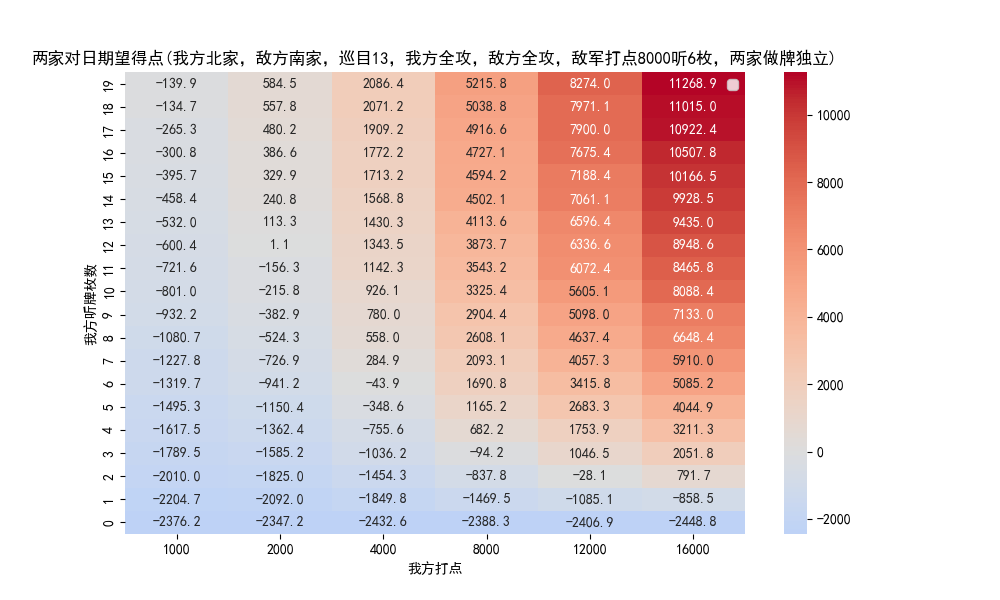

This chart was generated by the following Python code:
import argparse
import matplotlib.pyplot as plt
import os
import pandas as pd
import random
import seaborn as sns
import utils


SIM_NAME, _ = os.path.splitext(os.path.basename(__file__))
DATA_SET_NAME = f'{SIM_NAME}.csv'
PNG_PATH = f'{SIM_NAME}.png'


def sample():
    def all_data():
        draw_pile_size = 22
        for my_wait_count in range(20):
            for my_hand_power in [1000, 2000, 4000, 8000, 12000, 16000]:
                data_points = [utils.simulate_duel(my_index=3, oppo_index=1, draw_pile_size=draw_pile_size, my_wait_count=my_wait_count, my_hand_power=my_hand_power, i_may_get_off=False, oppo_wait_count=6, oppo_hand_power=8000, oppo_may_get_off=False) for _ in range(10000)]
                avg_score_diff = sum(data_points) / 10000
                yield (my_wait_count, my_hand_power, draw_pile_size, avg_score_diff)
    dataset = list(all_data())
    df = pd.DataFrame(dataset, columns=['my_wait_count', 'my_hand_power', 'draw_pile_size', 'avg_score_diff'])
    df.to_csv(DATA_SET_NAME, index=False)


def plot():
    df = pd.read_csv(DATA_SET_NAME)
    heatmap_data = df.pivot_table(index='my_wait_count', columns='my_hand_power', values='avg_score_diff')

    plt.rcParams['font.sans-serif'] = ['SimHei']  # For Chinese characters
    plt.rcParams['axes.unicode_minus'] = False    # To display the minus sign correctly

    plt.figure(figsize=(10, 6))
    sns.heatmap(heatmap_data, annot=True, cmap='coolwarm', center=0, fmt='.1f')

    plt.xlabel('我方打点')
    plt.ylabel('我方听牌枚数')
    plt.title('两家对日期望得点(我方北家，敌方南家，巡目13，我方全攻，敌方全攻，敌军打点8000听6枚，两家做牌独立)')
    plt.gca().invert_yaxis()
    plt.legend()
    plt.savefig(PNG_PATH)


if __name__=='__main__':
    sample()
    plot()
